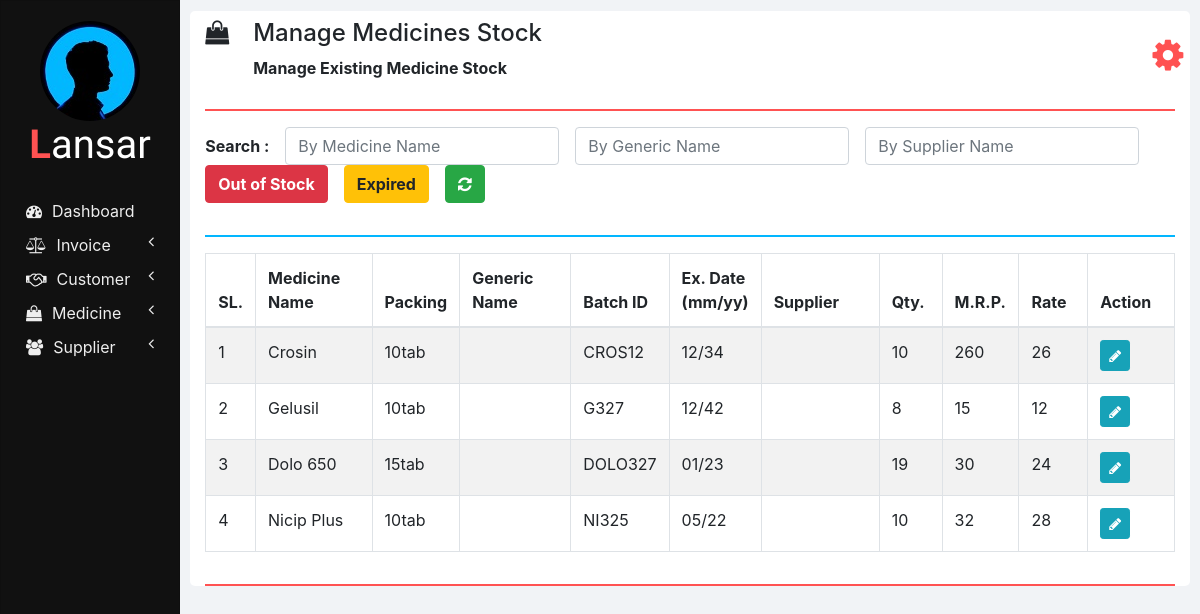
Page /manage_medicine_stock.php on the committed database.
### tables this page shows
CREATE TABLE `medicines` (
  `ID` int(11) NOT NULL,
  `NAME` varchar(100) NOT NULL,
  `DIAGNOSE_NAME` varchar(255) DEFAULT NULL,
  `PACKING` varchar(20) NOT NULL,
  `GENERIC_NAME` varchar(100) NOT NULL,
  `SUPPLIER_NAME` varchar(100) NOT NULL
);

CREATE TABLE `medicines_stock` (
  `ID` int(11) NOT NULL,
  `NAME` varchar(100) DEFAULT NULL,
  `DIAGNOSE_NAME` varchar(255) DEFAULT NULL,
  `GENERIC_NAME` varchar(255) DEFAULT NULL,
  `BATCH_ID` varchar(20) DEFAULT NULL,
  `EXPIRY_DATE` varchar(10) DEFAULT NULL,
  `QUANTITY` int(11) DEFAULT NULL,
  `MRP` double DEFAULT NULL,
  `RATE` double DEFAULT NULL,
  `SUPPLIER_NAME` varchar(255) DEFAULT NULL,
  `SUPPLIER_EMAIL` varchar(255) DEFAULT NULL,
  `SUPPLIER_CONTACT` varchar(255) DEFAULT NULL
);

### php/manage_medicine_stock.php (the view, shortened to what this page needs)
<?php
  function showMedicinesStock($id) {
    require "db_connection.php";
    if($con) {
      $seq_no = 0;
      $query = "SELECT * FROM medicines INNER JOIN medicines_stock ON medicines.NAME = medicines_stock.NAME";
      $result = mysqli_query($con, $query);
      while($row = mysqli_fetch_array($result)) {
        $seq_no++;
        if($row['BATCH_ID'] == $id)
          showEditOptionsRow($seq_no, $row);
        else
          showMedicineStockRow($seq_no, $row);
      }
    }
  }
  function showMedicineStockRow($seq_no, $row) {
    ?>
    <tr>
      <td><?php echo $seq_no; ?></td>
      <td><?php echo $row['NAME']; ?></td>
      <td><?php echo $row['PACKING']; ?></td>
      <td><?php echo $row['GENERIC_NAME']; ?></td>
      <td><?php echo $row['BATCH_ID']; ?></td>
      <td><?php echo $row['EXPIRY_DATE']; ?></td>
      <td><?php echo $row['SUPPLIER_NAME']; ?></td>
      <td><?php echo $row['QUANTITY']; ?></td>
      <td><?php echo $row['MRP']; ?></td>
      <td><?php echo $row['RATE']; ?></td>
      <td>
        <button href="" class="btn btn-info btn-sm" onclick="editMedicineStock('<?php echo $row['BATCH_ID']; ?>');">
          <i class="fa fa-pencil"></i>
        </button>
      </td>
    </tr>
    <?php
  }
  ?>

### css/sidenav.css (style rules this page uses)
body { background-color: #f1f3f6; }
.sidenav { width: 15%; height: 100vh; background-color: #222222; position: fixed; z-index: 1; flex: 1 0 auto; }
.card { width: 100%; height: 100%; top: 0; border-radius: 0; background-color: #111111; }
.logo .logo-caption { font-family: 'Poiret One', cursive; color: #ffffff; text-align: center; margin-bottom: 25px; }
.logo .profile { margin-left: 50%; border-radius: 50%; transform: translate(-50%); }
.logo .tweak { color: #ff5252; font-weight: bold; }
.main-menu-item { padding: 5px 5px; cursor: pointer; }
.main-menu-item > a { color: #eeeeee; text-decoration: none; font-size: 16px; }
.main-menu-item > a > span { margin-left: 10px; }

### css/home.css (style rules this page uses)
html, body { height: 100vh; }

### rows in the picture
medicines: seq_no "1", medicines_stock.NAME "Crosin", PACKING "10tab", medicines_stock.BATCH_ID "CROS12", medicines_stock.EXPIRY_DATE "12/34", medicines_stock.QUANTITY "10", medicines_stock.MRP "260", medicines_stock.RATE "26"
medicines: seq_no "2", medicines_stock.NAME "Gelusil", PACKING "10tab", medicines_stock.BATCH_ID "G327", medicines_stock.EXPIRY_DATE "12/42", medicines_stock.QUANTITY "8", medicines_stock.MRP "15", medicines_stock.RATE "12"
medicines: seq_no "3", medicines_stock.NAME "Dolo 650", PACKING "15tab", medicines_stock.BATCH_ID "DOLO327", medicines_stock.EXPIRY_DATE "01/23", medicines_stock.QUANTITY "19", medicines_stock.MRP "30", medicines_stock.RATE "24"
medicines: seq_no "4", medicines_stock.NAME "Nicip Plus", PACKING "10tab", medicines_stock.BATCH_ID "NI325", medicines_stock.EXPIRY_DATE "05/22", medicines_stock.QUANTITY "10", medicines_stock.MRP "32", medicines_stock.RATE "28"

### other values in the picture
$heading "Manage Medicines Stock"
$sub_heading "Manage Existing Medicine Stock"
